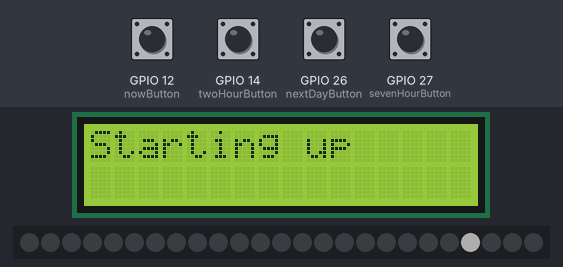
Recording of a sketch running on a simulated ESP32. Shown: 16×2 character LCD, 25 RGB LEDs in strip order, left to right. Inputs (shaded band) come from the test bench; at power-on: GPIO 12 (nowButton), GPIO 14 (twoHourButton), GPIO 26 (nextDayButton), GPIO 27 (sevenHourButton) LOW. Dim RGB values are drawn brighter than linear; WiFi joins after 1.5 s; servers stay silent unless stated; uploads are accepted with an empty reply; what the sketch prints to the serial monitor is not drawn.

Above: at 5.2 s.
5.3 s: GPIO 12 (nowButton) pulled HIGH for 0.15 s
At 6.5 s:
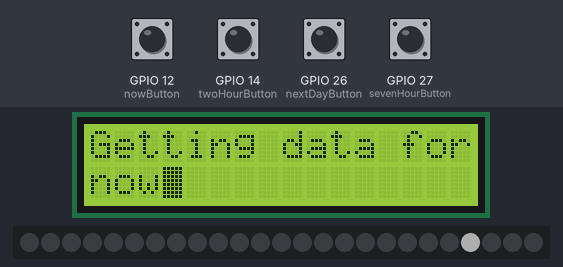
8.4 s: GPIO 26 (nextDayButton) pulled HIGH for 0.15 s
At 10.0 s:
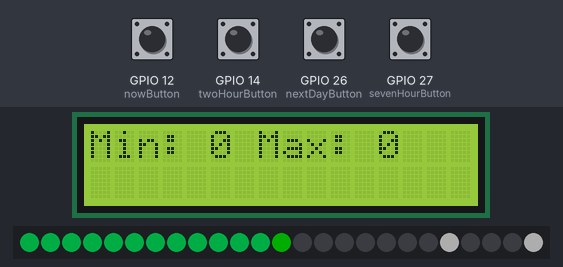
11.1 s: GPIO 14 (twoHourButton) pulled HIGH for 0.15 s
At 13.5 s:
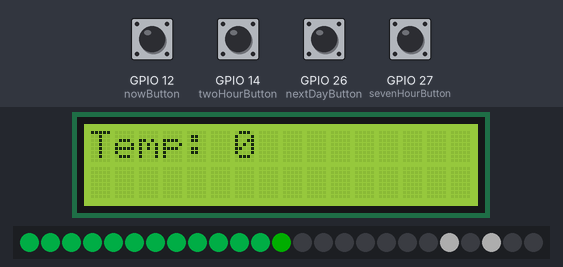
13.8 s: GPIO 12 (nowButton) pulled HIGH for 1 s
At 14.7 s:
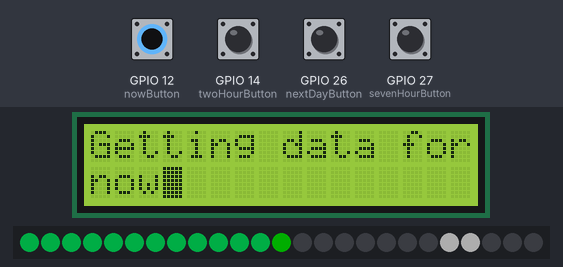
16.5 s: GPIO 27 (sevenHourButton) pulled HIGH for 0.15 s
At 17.4 s:
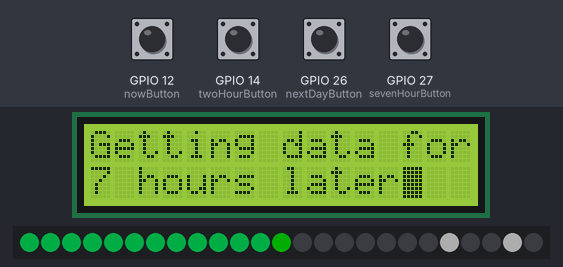
19.2 s: GPIO 26 (nextDayButton) pulled HIGH for 1 s
At 20.1 s:
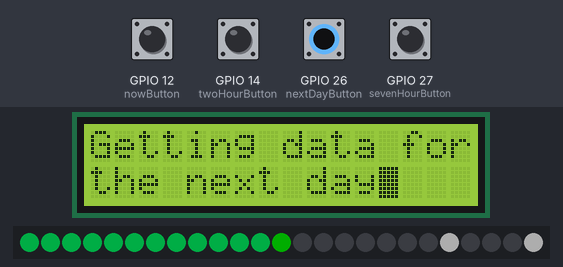
Timing chart, 0 to 22.2 s (numbered marks = the images above; inputs shaded):
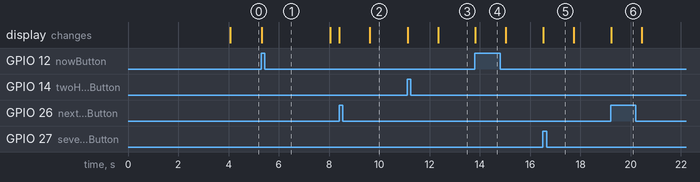

Measured:
- after the input at 5.3 s, the display: changes at once (image 1)
- after the input at 8.4 s, the display: first changes at once (image 2 shows a later state)
- after the input at 11.1 s, the display: first changes at once (image 3 shows a later state)
- after the input at 13.8 s, the display: changes at once (image 4)
- after the input at 16.5 s, the display: changes at once (image 5)
- after the input at 19.2 s, the display: changes at once (image 6)

The sketch:

indicator.ino
```cpp
#include <ArduinoJson.h>
#include <String.h>
#include <LiquidCrystal.h>
#include <Adafruit_NeoPixel.h>
#include <WiFi.h>
#include <WiFiMulti.h>
#include <HTTPClient.h>
#include <Arduino.h>
#include <stdlib.h>

int temp = 0;
int maxtemp = 0;
int mintemp = 0;
int condition = 0;
int windspeed = 0;
String timeMode = "now";
String timeModeLabel = "now";
unsigned long updateInterval = 180000; // In miliseconds i.e. update data every 3 minutes.
bool is_pressed = false;               // true if any button is pressed

// Pin numbers
int nowButton = 12;
int twoHourButton = 14;
int sevenHourButton = 27;
int nextDayButton = 26;
int LED_PIN = 25;
int LED_COUNT = 25;

const char *root_ca = "94:FC:F6:23:6C:37:D5:E7:92:78:3C:0B:5F:AD:0C:E4:9E:FD:9E:A8";
String host = "https://weather-indicator.herokuapp.com/"; // The URL of our server
String base_url = "https://weather-indicator.herokuapp.com/helsinki?time=";

const char *ssid = "";     // Replace with your WiFi name
const char *password = ""; // Replace with your WiFi password

WiFiMulti WiFiMulti;                                               // Create WiFi object
Adafruit_NeoPixel strip(LED_COUNT, LED_PIN, NEO_GRB + NEO_KHZ800); // Create the NeoPixels strip object
LiquidCrystal lcd(15, 2, 4, 16, 17, 5);                            // Create the LCD object
unsigned long last_update = millis();                              // Last update time

const size_t capacity = JSON_OBJECT_SIZE(5) + 50; // The size of the received JSON data.

//Return true if any button is pressed, otherwise return false
bool aButtonIsPressed()
{

    return digitalRead(nowButton) == 1 || digitalRead(twoHourButton) == 1 || digitalRead(sevenHourButton) == 1 || digitalRead(nextDayButton) == 1;
}

void getData()
{
    String dataString;
    if ((WiFiMulti.run() == WL_CONNECTED))
    {

        HTTPClient https;

        Serial.print("[HTTPS] begin...\n");
        String request_url = base_url + timeMode;
        if (https.begin(request_url, root_ca))
        { // HTTPS

            Serial.print("[HTTPS] GET...\n");
            // start connection and send HTTP header
            int httpCode = https.GET();

            // httpCode will be negative on error
            if (httpCode > 0)
            {
                // HTTP header has been send and Server response header has been handled
                Serial.printf("[HTTPS] GET... code: %d\n", httpCode);

                // file found at server
                if (httpCode == HTTP_CODE_OK || httpCode == HTTP_CODE_MOVED_PERMANENTLY)
                {
                    dataString = https.getString();
                }
            }
            else
            {
                Serial.printf("[HTTPS] GET... failed, error: %s\n", https.errorToString(httpCode).c_str());
            }

            https.end();
        }
        else
        {
            Serial.printf("[HTTPS] Unable to connect\n");
        }
    }
    DynamicJsonDocument doc(capacity);
    deserializeJson(doc, dataString); // Create an object from the JSON string received from the server
                                      //Assign the data to the variables
    temp = doc["temp"];
    maxtemp = doc["maxtemp"];
    mintemp = doc["mintemp"];
    condition = doc["weather"];
    windspeed = doc["windspeed"];
    return;
}

void renderInfo()
{
    lcd.clear();
    String condition_string = "";
    turnOffWeatherIndicators();
    switch (condition)
    {
    case 0:
        // switch on light for clear
        // 0,0,255
        condition_string = "clear";
        strip.setPixelColor(12, 0, 255, 0);
        break;
    case 1:
        // switch on light for thunderstorm
        // 0,0,255
        condition_string = "thunderstorm";
        strip.setPixelColor(18, 255, 0, 0);
        break;
    case 2:
        //switch on light for shower rain
        // 0,0,255
        condition_string = "shower rain";
        strip.setPixelColor(17, 0, 0, 255);
        break;
    case 3:
        //switch on light for rain
        // 0,0,255
        condition_string = "rain";
        strip.setPixelColor(16, 0, 0, 255);
        break;
    case 4:
        //switch on light for snow
        // 0,0,255
        condition_string = "snow";
        strip.setPixelColor(19, 0, 0, 255);
        break;
    case 5:
        //switch on light for mist
        // 0,0,255
        condition_string = "mist";
        strip.setPixelColor(15, 0, 0, 255);
        break;
    case 6:
        //switch on light for few clouds
        // 0,0,255
        condition_string = "few";
        strip.setPixelColor(13, 0, 0, 255);
        break;
    case 7:
        //change light color for scattered clouds
        //0,255,255
        condition_string = "scattered";
        strip.setPixelColor(14, 0, 255, 255);
        break;
    case 8:
        //change light color for broken clouds
        //0,115,255
        condition_string = "broken";
        strip.setPixelColor(14, 0, 115, 255);
        break;
    case 9:
        //change light color for overcast clouds
        //0,0,255
        condition_string = "overcast";
        strip.setPixelColor(14, 0, 0, 255);
        break;
    default:
        break;
    }
    //windlevel
    switch (windspeed)
    {
    case 0:
        // 255,255,255
        strip.setPixelColor(20, 255, 255, 255);
        break;
    case 1:
        //174,241,249
        strip.setPixelColor(20, 174, 241, 249);
        break;
    case 2:
        //150,247,220
        strip.setPixelColor(20, 150, 247, 220);
        break;
    case 3:
        //150,247,180
        strip.setPixelColor(20, 150, 247, 180);
        break;
    case 4:
        //111,244,111
        strip.setPixelColor(20, 111, 244, 111);
    case 5:
        //115,237,18
        strip.setPixelColor(20, 115, 237, 18);
        break;
    case 6:
        //164,237,18
        strip.setPixelColor(20, 164, 237, 18);
        break;
    case 7:
        //218, 237, 18
        strip.setPixelColor(20, 218, 237, 18);
        break;
    case 8:
        //237,194,18
        strip.setPixelColor(20, 237, 194, 18);
        break;
    case 9:
        //237,143,18
        strip.setPixelColor(20, 237, 143, 18);
        break;
    case 10:
        //237,99,18
        strip.setPixelColor(20, 237, 99, 18);
        break;
    case 11:
        //237,41,18
        strip.setPixelColor(20, 237, 41, 18);
        break;
    case 12:
        strip.setPixelColor(20, 213, 16, 45);
        //213,16,45
        break;
    default:
        break;
    }
    if (timeMode == "tomorrow") // print min and max temperature if the time mode is tomorrow
    {
        Serial.println("Min max");
        lcd.print("Min: ");
        lcd.print(mintemp);
        lcd.print(" Max: ");
        lcd.print(maxtemp);
    }
    else
    {
        lcd.print("Temp: ");
        lcd.print(temp);
    }
    int redBL;
    int greenBL;
    int blueBL;
    if (temp < -20)
    {
        redBL = 0;
        greenBL = 0;
        blueBL = 255;
    }
    else if (temp > 30)
    {
        redBL = 255;
        greenBL = 0;
        blueBL = 0;
    }
    else
    {
        int mapped_val = map(temp, -20, 30, 0, 1020);
        if (mapped_val <= 255)
        {
            blueBL = 255;
            greenBL = mapped_val;
            redBL = 0;
        }
        else if (mapped_val <= 510)
        {
            blueBL = 255 - (mapped_val - 255);
            greenBL = 255;
            redBL = 0;
        }
        else if (mapped_val <= 765)
        {
            blueBL = 0;
            greenBL = 255;
            redBL = mapped_val - 510;
        }
        else
        {
            blueBL = 0;
            greenBL = 255 - (mapped_val - 765);
            redBL = 255;
        }
    }
    //set RGB value for ambient light using redBL, greenBL, blueBL
    for (size_t i = 0; i < 12; i++)
    {
        strip.setPixelColor(i, redBL, greenBL, blueBL);
    }
    strip.show();
}

//Turn off the time mode indicators LEDs on top of the buttons
void turnOffTimeModeIndicators()
{
    for (size_t i = 21; i < 25; i++)
    {
        strip.setPixelColor(i, 0, 0, 0);
        strip.show();
    }
}

//Turn off the LEDs behing the weather symbols
void turnOffWeatherIndicators()
{
    for (size_t i = 12; i < 21; i++)
    {
        strip.setPixelColor(i, 0, 0, 0);
        strip.show();
    }
}

void setup()
{
    //Initialize LCD
    lcd.begin(16, 2);
    lcd.print("Starting up");
    lcd.blink();
    //Initialze Serial loggin
    Serial.begin(9600);
    while (!Serial)
        continue;
    //Initialize LED strip
    strip.begin();
    strip.setBrightness(50);
    strip.fill(strip.Color(255, 0, 0), 0, 23);
    strip.show();
    while (!Serial)
        continue;
    for (uint8_t t = 4; t > 0; t--)
    {
        Serial.printf("[SETUP] WAIT %d...\n", t);
        Serial.flush();
        delay(1000);
    }
    //Initialize WiFi connection
    WiFi.mode(WIFI_STA);
    WiFiMulti.addAP(ssid, password);
    strip.clear();
    strip.setPixelColor(21, 255, 255, 255);
    strip.show();
    lcd.noBlink();
    //Set pin mode
    pinMode(nowButton, INPUT);
    pinMode(twoHourButton, INPUT);
    pinMode(sevenHourButton, INPUT);
    pinMode(nextDayButton, INPUT);
}

void loop()
{
    if (aButtonIsPressed() && is_pressed == false) // Not executed if there is already a button being pressed. This prevents bugs when two buttons are pressed simultaneously or being held down
    {
        is_pressed = true;
        turnOffTimeModeIndicators();
        if (digitalRead(nowButton))
        {
            timeMode = "now";
            timeModeLabel = "now";
            strip.setPixelColor(21, 255, 255, 255);
            //set light for now button
        }
        else if (digitalRead(twoHourButton))
        {
            timeMode = "twohour";
            timeModeLabel = "2 hours later";
            strip.setPixelColor(22, 255, 255, 255);
            //set light for two hour button
        }
        else if (digitalRead(sevenHourButton))
        {
            timeMode = "sevenhour";
            timeModeLabel = "7 hours later";
            strip.setPixelColor(23, 255, 255, 255);
            //set light for seven hour button
        }
        else if (digitalRead(nextDayButton))
        {
            timeMode = "tomorrow";
            timeModeLabel = "the next day";
            strip.setPixelColor(24, 255, 255, 255);
            //set light for tomorrow
        }
        strip.show();
        lcd.clear();
        lcd.setCursor(0, 0);
        lcd.print("Getting data for ");
        lcd.setCursor(0, 1);
        lcd.print(timeModeLabel);
        lcd.blink();
        delay(1000);
        getData();
        lcd.noBlink();
        lcd.clear();
        renderInfo();
        last_update = millis();
    }
    else if (aButtonIsPressed() == false)
    {
        is_pressed = false;
    }
    if ((millis() - last_update) >= updateInterval)
    {
        getData();
        renderInfo();
        last_update = millis();
    }
    delay(20);
}
```
